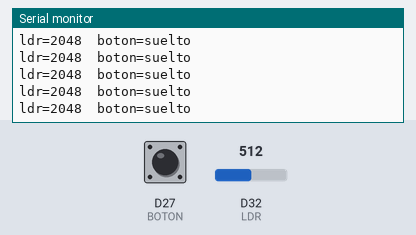
Bench run of a sketch on a simulated Arduino Due. Parts: the last lines printed to the serial monitor. Inputs (shaded band) come from the test bench; at power-on: D27 (BOTON) HIGH, D32 (LDR) = 512 (analog values on the 0–1023 scale).

Above: at 1.2 s.
1.3 s: D27 (BOTON) pulled LOW for 0.15 s
At 1.31 s:
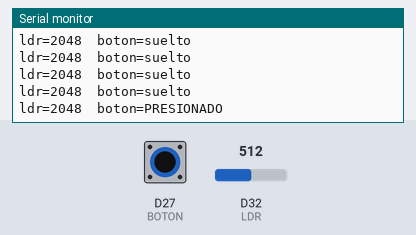
2.9 s: D32 (LDR) set to 716
At 2.91 s:
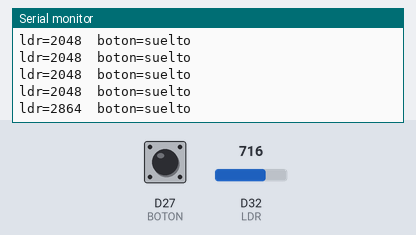
4.4 s: D27 (BOTON) pulled LOW for 1 s
At 4.42 s:
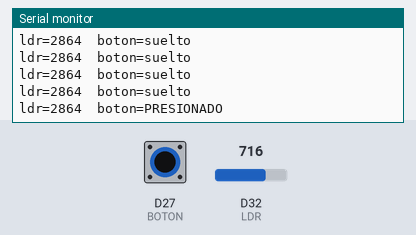
6.9 s: D32 (LDR) set to 900
At 6.92 s:
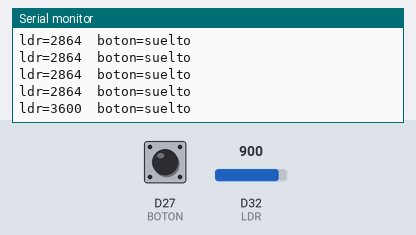
Timing chart, 0 to 9.4 s (numbered marks = the images above; inputs shaded):
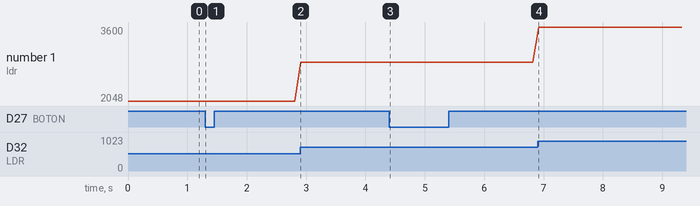

The sketch:

p05_ldr_boton.ino
```cpp
// Fase 1, paso 5 — LDR y pulsador
const int LDR = 32, BOTON = 27;

void setup() {
  Serial.begin(115200);
  pinMode(BOTON, INPUT_PULLUP);
  analogReadResolution(12);
}

void loop() {
  // Más luz = número más bajo
  Serial.printf("ldr=%d  boton=%s\n", analogRead(LDR),
                digitalRead(BOTON) == LOW ? "PRESIONADO" : "suelto");
  delay(100);
}
```

Measured:
- after the input at 1.3 s, the serial monitor: prints a new line at once (image 1)
- after the input at 2.9 s, the serial monitor: prints a new line at once (image 2)
- after the input at 4.4 s, the serial monitor: prints a new line at once (image 3)
- after the input at 6.9 s, the serial monitor: prints a new line at once (image 4)
- plotted number 1: 2048 → 2864 after the input at 2.9 s, 2864 → 3600 after the input at 6.9 s
